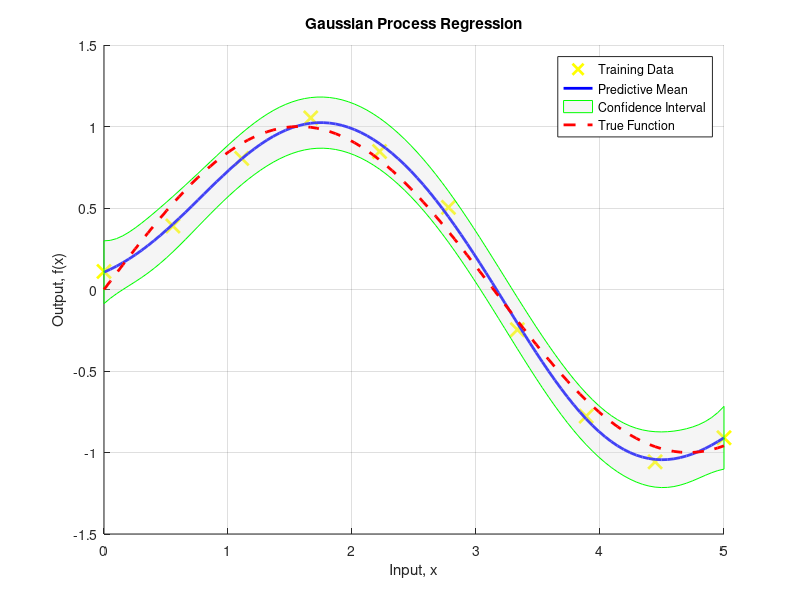

Write MATLAB code to recreate this figure.
clear all
clc
close all

% Generate training data
n = 10;
X = linspace(0, 5, n)';            % Training inputs
f = sin(X);                        % True function
sigma_n = 0.1;                     % Noise standard deviation
y = f + sigma_n * randn(size(X));  % Noisy observations

% Generate test data
X_star = linspace(0, 5, 100)';     % Test inputs


% Hyperparameters
sigma_f = 1;   % Signal variance
ell = 1;       % Length scale

% Covariance function
covSE = @(x, x_prime) sigma_f^2 * exp(-0.5 * (x - x_prime').^2 / ell^2);


% Compute covariance matrices
K = covSE(X, X) + sigma_n^2 * eye(n);        % Training covariance matrix
K_s = covSE(X, X_star);                      % Cross-covariance matrix
K_ss = covSE(X_star, X_star);                % Test covariance matrix


% Compute the inverse of K
K_inv = inv(K);

% Predictive mean
mu_s = K_s' * K_inv * y;

% Predictive covariance
cov_s = K_ss - K_s' * K_inv * K_s;

% Standard deviation
sigma_s = sqrt(diag(cov_s));


% Compute the inverse of K
K_inv = inv(K);

% Predictive mean
mu_s = K_s' * K_inv * y;

% Predictive covariance
cov_s = K_ss - K_s' * K_inv * K_s;

% Standard deviation
sigma_s = sqrt(diag(cov_s));

% Plot training data
figure;
hold on;
plot(X, y, 'kx', 'MarkerSize', 10, 'LineWidth', 2,"Color","Yellow");

% Plot predictive mean
plot(X_star, mu_s, 'b-', 'LineWidth', 2);

% Plot confidence intervals
fill([X_star; flipud(X_star)], [mu_s + 2*sigma_s; flipud(mu_s - 2*sigma_s)], [7 7 7]/8, 'EdgeColor', 'green','FaceAlpha', 0.3);

% True function
plot(X_star, sin(X_star), 'r--', 'LineWidth', 2);

xlabel('Input, x');
ylabel('Output, f(x)');
title('Gaussian Process Regression');
legend('Training Data', 'Predictive Mean', 'Confidence Interval', 'True Function');
grid on;
hold off;
